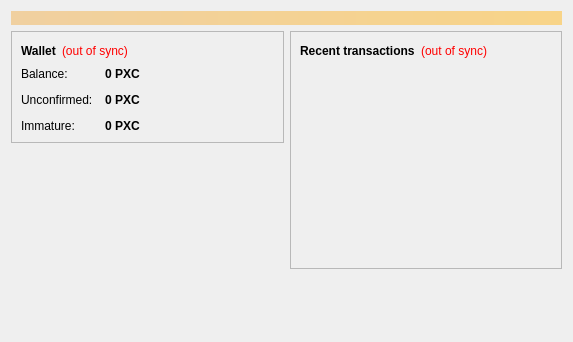
<?xml version="1.0" encoding="UTF-8"?>
<ui version="4.0">
 <class>OverviewPage</class>
 <widget class="QWidget" name="OverviewPage">
  <property name="geometry">
   <rect>
    <x>0</x>
    <y>0</y>
    <width>573</width>
    <height>342</height>
   </rect>
  </property>
  <property name="windowTitle">
   <string>Form</string>
  </property>
  <layout class="QVBoxLayout" name="topLayout">
   <item>
    <widget class="QLabel" name="labelAlerts">
     <property name="visible">
      <bool>false</bool>
     </property>
     <property name="styleSheet">
      <string notr="true">background-color: qlineargradient(x1: 0, y1: 0, x2: 1, y2: 0, stop:0 #F0D0A0, stop:1 #F8D488); color:#000000;</string>
     </property>
     <property name="wordWrap">
      <bool>true</bool>
     </property>
     <property name="margin">
      <number>3</number>
     </property>
    </widget>
   </item>
   <item>
    <layout class="QHBoxLayout" name="horizontalLayout" stretch="1,1">
     <item>
      <layout class="QVBoxLayout" name="verticalLayout_2">
       <item>
        <widget class="QFrame" name="frame">
         <property name="frameShape">
          <enum>QFrame::StyledPanel</enum>
         </property>
         <property name="frameShadow">
          <enum>QFrame::Raised</enum>
         </property>
         <layout class="QVBoxLayout" name="verticalLayout_4">
          <item>
           <layout class="QHBoxLayout" name="horizontalLayout_4">
            <item>
             <widget class="QLabel" name="label_5">
              <property name="font">
               <font>
                <weight>75</weight>
                <bold>true</bold>
               </font>
              </property>
              <property name="text">
               <string>Wallet</string>
              </property>
             </widget>
            </item>
            <item>
             <widget class="QLabel" name="labelWalletStatus">
              <property name="toolTip">
               <string>The displayed information may be out of date. Your wallet automatically synchronizes with the Pixcoin network after a connection is established, but this process has not completed yet.</string>
              </property>
              <property name="styleSheet">
               <string notr="true">QLabel { color: red; }</string>
              </property>
              <property name="text">
               <string notr="true">(out of sync)</string>
              </property>
              <property name="alignment">
               <set>Qt::AlignLeading|Qt::AlignLeft|Qt::AlignVCenter</set>
              </property>
             </widget>
            </item>
            <item>
             <spacer name="horizontalSpacer_2">
              <property name="orientation">
               <enum>Qt::Horizontal</enum>
              </property>
              <property name="sizeHint" stdset="0">
               <size>
                <width>40</width>
                <height>20</height>
               </size>
              </property>
             </spacer>
            </item>
           </layout>
          </item>
          <item>
           <layout class="QFormLayout" name="formLayout_2">
            <property name="fieldGrowthPolicy">
             <enum>QFormLayout::AllNonFixedFieldsGrow</enum>
            </property>
            <property name="horizontalSpacing">
             <number>12</number>
            </property>
            <property name="verticalSpacing">
             <number>12</number>
            </property>
            <item row="0" column="0">
             <widget class="QLabel" name="label">
              <property name="text">
               <string>Balance:</string>
              </property>
             </widget>
            </item>
            <item row="0" column="1">
             <widget class="QLabel" name="labelBalance">
              <property name="font">
               <font>
                <weight>75</weight>
                <bold>true</bold>
               </font>
              </property>
              <property name="cursor">
               <cursorShape>IBeamCursor</cursorShape>
              </property>
              <property name="toolTip">
               <string>Your current balance</string>
              </property>
              <property name="text">
               <string notr="true">0 PXC</string>
              </property>
              <property name="textInteractionFlags">
               <set>Qt::LinksAccessibleByMouse|Qt::TextSelectableByKeyboard|Qt::TextSelectableByMouse</set>
              </property>
             </widget>
            </item>
            <item row="1" column="0">
             <widget class="QLabel" name="label_3">
              <property name="text">
               <string>Unconfirmed:</string>
              </property>
             </widget>
            </item>
            <item row="1" column="1">
             <widget class="QLabel" name="labelUnconfirmed">
              <property name="font">
               <font>
                <weight>75</weight>
                <bold>true</bold>
               </font>
              </property>
              <property name="cursor">
               <cursorShape>IBeamCursor</cursorShape>
              </property>
              <property name="toolTip">
               <string>Total of transactions that have yet to be confirmed, and do not yet count toward the current balance</string>
              </property>
              <property name="text">
               <string notr="true">0 PXC</string>
              </property>
              <property name="textInteractionFlags">
               <set>Qt::LinksAccessibleByMouse|Qt::TextSelectableByKeyboard|Qt::TextSelectableByMouse</set>
              </property>
             </widget>
            </item>
            <item row="2" column="0">
             <widget class="QLabel" name="labelImmatureText">
              <property name="text">
               <string>Immature:</string>
              </property>
             </widget>
            </item>
            <item row="2" column="1">
             <widget class="QLabel" name="labelImmature">
              <property name="font">
               <font>
                <weight>75</weight>
                <bold>true</bold>
               </font>
              </property>
              <property name="toolTip">
               <string>Mined balance that has not yet matured</string>
              </property>
              <property name="text">
               <string notr="true">0 PXC</string>
              </property>
              <property name="textInteractionFlags">
               <set>Qt::LinksAccessibleByMouse|Qt::TextSelectableByKeyboard|Qt::TextSelectableByMouse</set>
              </property>
             </widget>
            </item>
           </layout>
          </item>
         </layout>
        </widget>
       </item>
       <item>
        <spacer name="verticalSpacer">
         <property name="orientation">
          <enum>Qt::Vertical</enum>
         </property>
         <property name="sizeHint" stdset="0">
          <size>
           <width>20</width>
           <height>40</height>
          </size>
         </property>
        </spacer>
       </item>
        <item>
         <widget class="QLabel" name="label_wallet_bgcoin">
          <property name="text">
           <string/>
          </property>
          <property name="pixmap">
           <pixmap resource="../bitcoin.qrc">:/images/wallet_bgcoin</pixmap>
          </property>
          <property name="scaledContents">
           <bool>false</bool>
          </property>
          <property name="alignment">
           <set>Qt::AlignCenter</set>
          </property>
          <property name="margin">
           <number>-2</number>
          </property>
         </widget>
        </item>
        <item>
         <widget class="QLabel" name="label_6">
          <property name="text">
           <string/>
          </property>
         </widget>
        </item>
      </layout>
     </item>
     <item>
      <layout class="QVBoxLayout" name="verticalLayout_3">
       <item>
        <widget class="QFrame" name="frame_2">
         <property name="frameShape">
          <enum>QFrame::StyledPanel</enum>
         </property>
         <property name="frameShadow">
          <enum>QFrame::Raised</enum>
         </property>
         <layout class="QVBoxLayout" name="verticalLayout">
          <item>
           <layout class="QHBoxLayout" name="horizontalLayout_2">
            <item>
             <widget class="QLabel" name="label_4">
              <property name="text">
               <string>&lt;b&gt;Recent transactions&lt;/b&gt;</string>
              </property>
             </widget>
            </item>
            <item>
             <widget class="QLabel" name="labelTransactionsStatus">
              <property name="toolTip">
               <string>The displayed information may be out of date. Your wallet automatically synchronizes with the Pixcoin network after a connection is established, but this process has not completed yet.</string>
              </property>
              <property name="styleSheet">
               <string notr="true">QLabel { color: red; }</string>
              </property>
              <property name="text">
               <string notr="true">(out of sync)</string>
              </property>
              <property name="alignment">
               <set>Qt::AlignRight|Qt::AlignTrailing|Qt::AlignVCenter</set>
              </property>
             </widget>
            </item>
            <item>
             <spacer name="horizontalSpacer">
              <property name="orientation">
               <enum>Qt::Horizontal</enum>
              </property>
              <property name="sizeHint" stdset="0">
               <size>
                <width>40</width>
                <height>20</height>
               </size>
              </property>
             </spacer>
            </item>
           </layout>
          </item>
          <item>
           <widget class="QListView" name="listTransactions">
            <property name="styleSheet">
             <string notr="true">QListView { background: transparent; }</string>
            </property>
            <property name="frameShape">
             <enum>QFrame::NoFrame</enum>
            </property>
            <property name="verticalScrollBarPolicy">
             <enum>Qt::ScrollBarAlwaysOff</enum>
            </property>
            <property name="horizontalScrollBarPolicy">
             <enum>Qt::ScrollBarAlwaysOff</enum>
            </property>
            <property name="selectionMode">
             <enum>QAbstractItemView::NoSelection</enum>
            </property>
           </widget>
          </item>
         </layout>
        </widget>
       </item>
       <item>
        <spacer name="verticalSpacer_2">
         <property name="orientation">
          <enum>Qt::Vertical</enum>
         </property>
         <property name="sizeHint" stdset="0">
          <size>
           <width>20</width>
           <height>40</height>
          </size>
         </property>
        </spacer>
       </item>
      </layout>
     </item>
    </layout>
   </item>
  </layout>
 </widget>
 <resources/>
 <connections/>
</ui>
